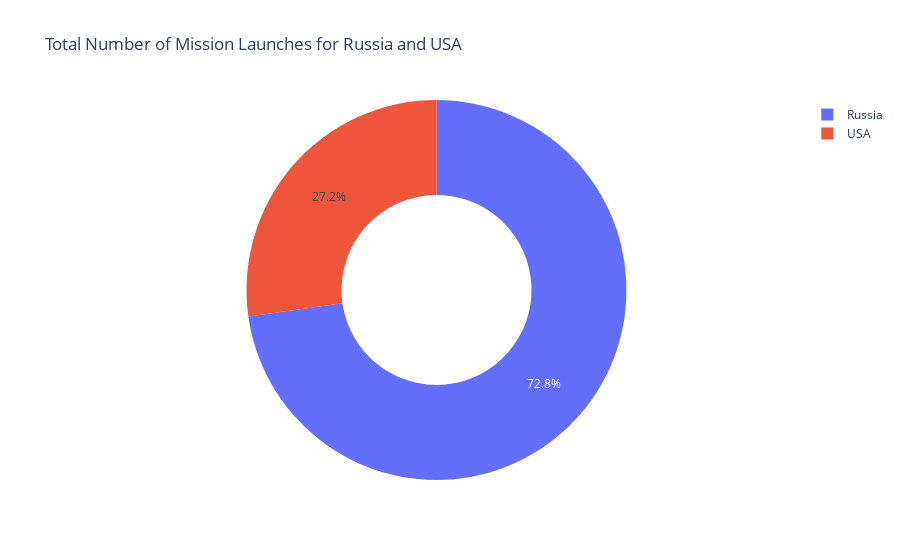

Here is the notebook cell this chart was saved with:
### Code cell
pie_chart = px.pie(
    labels=number_launches_usa_russia.index,
    values=number_launches_usa_russia.values,
    names=number_launches_usa_russia.index,
    hole=0.5,
    title="Total Number of Mission Launches for Russia and USA",
)

pie_chart.show()

### Figure 1 — Plotly figure (JSON) as saved in the notebook; plotly's stock layout.template omitted (floating-point values rounded to 4 significant figures)
{"data": [{"domain": {"x": [0, 1], "y": [0, 1]}, "hole": 0.5, "hovertemplate": "label=%{label}<br>value=%{value}<extra></extra>", "labels": ["Russia", "USA"], "legendgroup": "", "name": "", "showlegend": true, "type": "pie", "values": [1770, 662]}], "layout": {"legend": {"tracegroupgap": 0}, "title": {"text": "Total Number of Mission Launches for Russia and USA"}}}
